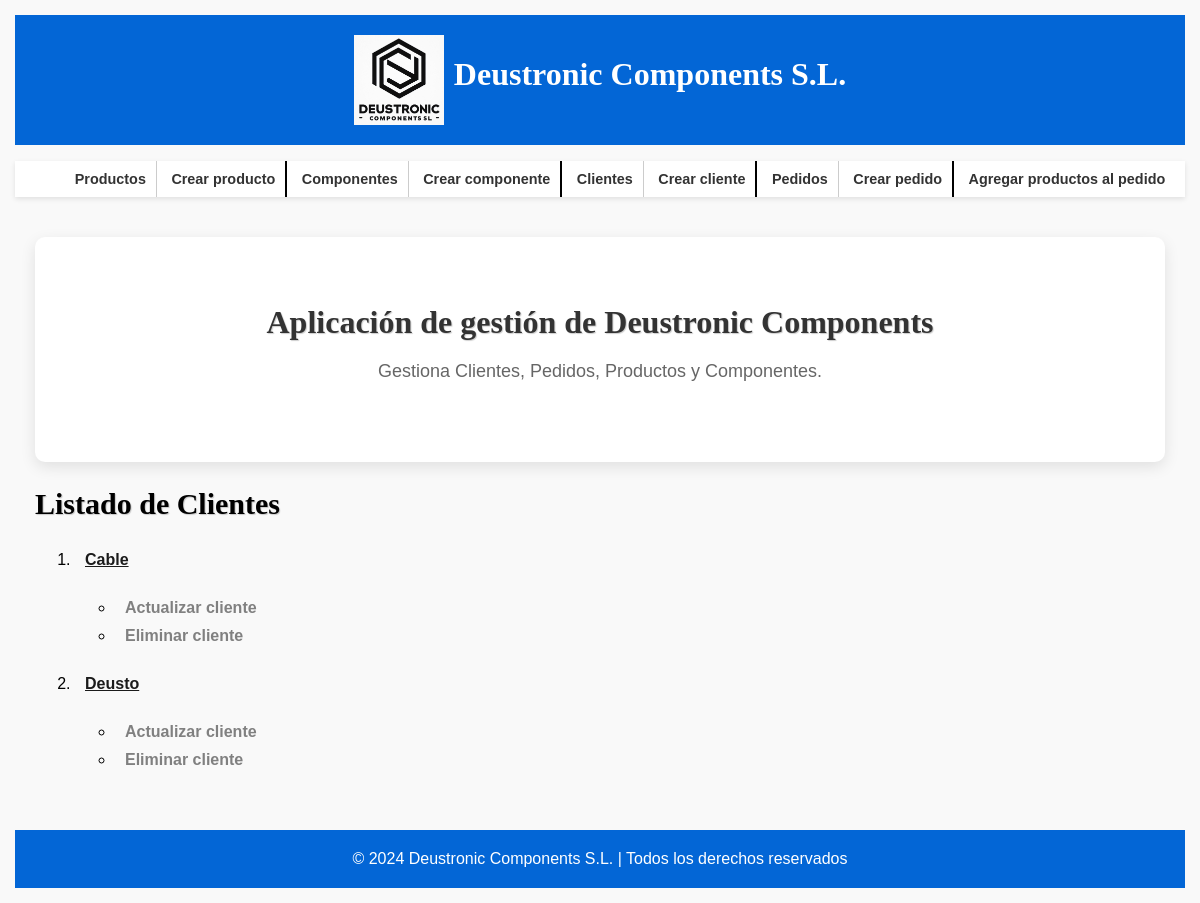
The page /appDeustronicComponents/cliente/ on the database as committed earlier.
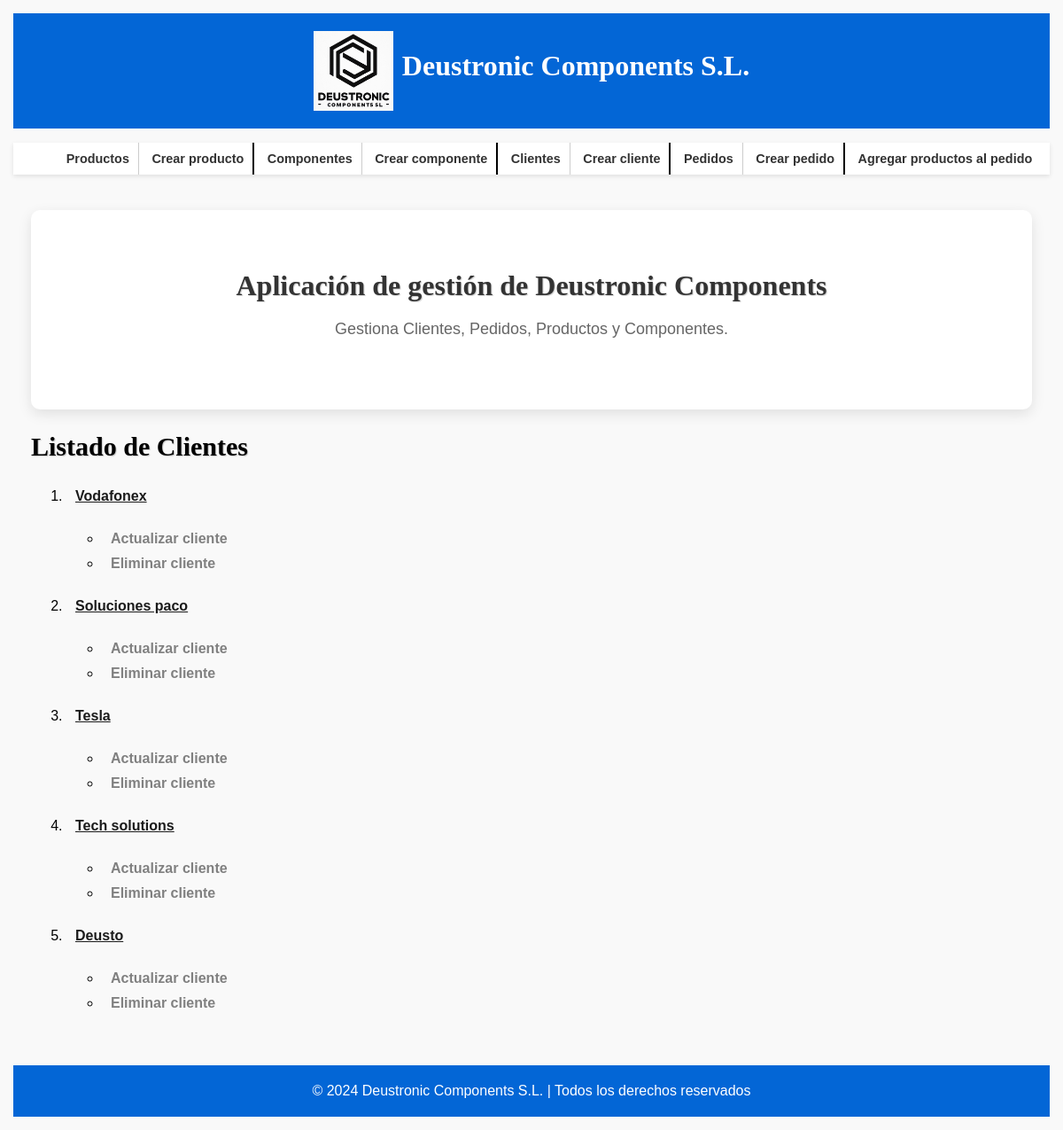
The same page on the database as committed later.
### appDeustronicComponents/models.py (models this page shows, shortened)
class Cliente(models.Model):
    cif = models.CharField(max_length=100, primary_key=True)
    nombre_empresa = models.CharField(max_length=100)
    direccion = models.CharField(max_length=255)
    telefono = models.IntegerField()
    email = models.EmailField(max_length=255)
    created = models.DateTimeField(auto_now_add=True)
    updated = models.DateTimeField(auto_now=True)
    class Meta:
        verbose_name_plural = "clientes"
        verbose_name = "cliente"
        ordering = ["-created"]

### appDeustronicComponents/views.py (the view)
# urls.py: path('cliente/', ClienteListView.as_view(), name='lista_clientes'),
class ClienteListView(ListView):
    model = Cliente
    template_name = 'appDeustronicComponents/clientes_list.html'
    context_object_name = 'clientes'

### templates/appDeustronicComponents/clientes_list.html (shortened to what this page needs)
{% extends 'base.html' %}
{% block contenido %}
<h2 class="izq">Listado de Clientes</h2>
<ul class="lista">
    {% for cliente in clientes %}
    <li><a href="{% url 'detalle_cliente' cliente.pk %}">{{ cliente.nombre_empresa }}</a></li>
    <ul>
        <li><a href="{% url 'actualizar_cliente' cliente.pk %}">Actualizar cliente</a></li>
        <li><a href="{% url 'eliminar_cliente' pk=cliente.pk %}">Eliminar cliente</a></li>
    </ul>
    {% empty %}
    <li>No hay clientes disponibles</li>
    {% endfor %}
</ul>
{% endblock %}

Rows that differ between the two databases and show on the page:
removed Cliente: nombre_empresa "Cable"
added Cliente: nombre_empresa "Vodafonex"
added Cliente: nombre_empresa "Soluciones paco"
added Cliente: nombre_empresa "Tesla"
added Cliente: nombre_empresa "Tech solutions"
